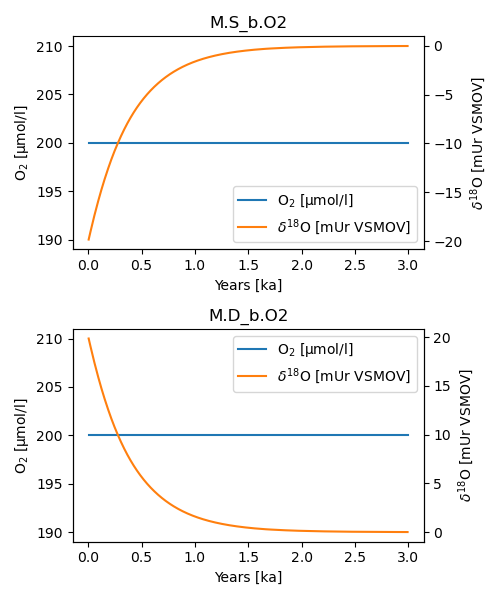

The script that drew this image:
# This example is available as iso_1.py in ESBMTK Examples Repository
# https://github.com/uliw/ESBMTK-Examples/tree/main/Examples_from_the_manual
from esbmtk import (
    Model,  # the model class
    Reservoir,  # the reservoir class
    ConnectionProperties,  # the connection class
    SourceProperties,  # the source class
    SinkProperties,  # sink class
)
M = Model(
    stop="3 kyr",  # end time of model
    max_timestep="100 yr",  # upper limit of time step
    element=["Oxygen"],  # list of element definitions
)
Reservoir(
    name="S_b",  # box name
    volume="50E16 m**3",  # surface box volume
    concentration={M.O2: "200 umol/l"},  # initial concentration
    delta={M.O2: -20},
)
Reservoir(
    name="D_b",  # box name
    volume="50E16 m**3",  # deeb box volume
    concentration={M.O2: "200 umol/l"},  # initial concentration
    delta={M.O2: 20},
)
ConnectionProperties(  # thermohaline downwelling
    source=M.S_b,  # source of flux
    sink=M.D_b,  # target of flux
    ctype="scale_with_concentration",
    scale="20 Sv",
    id="downwelling"
)
ConnectionProperties(  # thermohaline upwelling
    source=M.D_b,  # source of flux
    sink=M.S_b,  # target of flux
    ctype="scale_with_concentration",
    scale="20 Sv",
    id="upwelling",
)
M.run()

M.plot([M.S_b.O2, M.D_b.O2], fn="iso_1.png")
